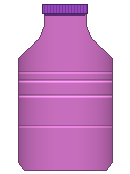
#> input picture test_bottles/hard_1.png, 130 x 174 px
$ python -i image_learning.py   (imports and definitions only)
#> lines starting #> are read from the running program, lines starting #| are printed output that depends on the picture
### objectlearn/paint.py
"""A paint screen the model can watch.

You paint objects, cut them into parts, and drag parts around.  The model is given what a perfect tracker would give
it for the things that are drawn, and nothing else: a set of small sensing patches that keep their identity as the
drawn things move, each patch's position and whether it is currently visible, and the rendered image.  The blank
canvas has no patches, so it is never an object.  The model is not told what exists, how you cut, or what is an object.
Objects are what touches, and a part of an object becomes its own object only when it is seen to move apart.

Each drawn thing, and each part you cut from it, is a rigid piece: a pixel mask and colours in its own frame plus an
integer offset.  Patches live on a grid in a piece's frame, so a piece carries its patches with it.  A patch is hidden
while another piece covers it.
"""
import base64

import cv2
import numpy as np
from scipy import ndimage

from .sim import Frame

PAPER = (236, 242, 244)          # BGR
MIN_PIECE_PIXELS = 30


# [10 lines left out: function shift, not called in this run]


class Piece:
    # [5 lines left out: function __init__, not called in this run]


class PaintWorld:
    def __init__(self, W=320, H=240, s=10, cap=2000):
        self.W, self.H, self.s, self.cap = W, H, s, cap
        self.gw, self.gh = W // s, H // s
        self.pieces, self.order = {}, []          # z order, bottom to top (the paper is not a piece)
        self.next_id, self.active, self.selected = 1, None, None
        self.n = 0                                 # patches exist only where something has been drawn
        self.p_piece = np.zeros(cap, int)
        self.p_local = np.zeros((cap, 2), float)

    # ----------------------------------------------------------------- helpers
    def _off(self, pid):
        return self.pieces[pid].off if pid in self.pieces else np.zeros(2, int)

    def _to_local(self, m, off):
        return shift(m, -int(off[0]), -int(off[1]))

    def _to_canvas(self, m, off):
        return shift(m, int(off[0]), int(off[1]))

    # [190 lines left out: functions _brush, render, new_object, _front, _drop_empty, stroke and 4 more, not called in this run]

    def drag(self, dx, dy):
        if self.selected in self.pieces:
            self.pieces[self.selected].off += np.array([int(round(dx)), int(round(dy))])

    def release(self):
        self.selected = None

    # ------------------------------------------------------------------- frame
    # [52 lines left out: functions detach, frame, not called in this run]


class PaintApp:
    """The world plus the model.  One call = one frame of the video the model sees."""

    def __init__(self, memory=None, W=320, H=240, s=10, cap=2000, mode="image", refresh_every=3, latent=False):
        from .session import Session
        self.mode, self.refresh_every = mode, refresh_every
        self.W, self.H, self.s, self.cap = W, H, s, cap
        self.world = PaintWorld(W, H, s, cap)
        self.session = Session(patches=cap, s=float(s), eps=1.3 * s, delta=4.0 * s, memory=None if latent else memory, mode=mode, refresh_every=refresh_every,
                               latent=bool(latent), latent_memory=memory if latent else None)

    # [25 lines left out: function apply, not called in this run]

    def explain(self, x, y):
        return self.session.explain(float(x), float(y))

    # [4 lines left out: function clear, not called in this run]

    def forget(self):
        self.world = PaintWorld(self.W, self.H, self.s, self.cap)
        self.session.forget()

    # [22 lines left out: function tick, not called in this run]

### experiments/image_learning.py
"""Repeat: add the bottle picture, cut the cap, drag it away.  After each round, probe with a fresh copy of the picture
(not moved, not cut) and see whether the model marks the cap/body seam and splits the cap off by itself.

    PYTHONPATH=. .venv/bin/python experiments/image_learning.py IMAGE.png [rounds] [cap_bottom_fraction] [vary]
"""
import sys

import cv2
import numpy as np

from objectlearn.paint import PaintApp

path = sys.argv[1]
rounds = int(sys.argv[2]) if len(sys.argv) > 2 else 12
cap_frac = float(sys.argv[3]) if len(sys.argv) > 3 else 0.135      # where the cap ends, as a fraction of image height
vary = (sys.argv[4] == "vary") if len(sys.argv) > 4 else False
# [1 line not run here, left out]
rng = np.random.default_rng(0)
MARK = len(sys.argv) > 6 and sys.argv[6] == "mark"
S = int(sys.argv[5]) if len(sys.argv) > 5 else 10
import os
# [1 line that did not run here, left out]
T = [0.0]


def tick(*a):
    T[0] += 0.1
    return app.tick(list(a), T[0])


def place():
    img = src
    if vary:
        k = rng.uniform(0.8, 1.0)
        img = cv2.resize(src, None, fx=k, fy=k, interpolation=cv2.INTER_AREA)
        hsv = cv2.cvtColor(img, cv2.COLOR_BGR2HSV).astype(int)
        hsv[..., 0] = (hsv[..., 0] + rng.integers(-8, 9)) % 180
        img = cv2.cvtColor(hsv.astype(np.uint8), cv2.COLOR_HSV2BGR)
        if rng.random() < .5:
            img = img[:, ::-1].copy()
    x = app.W / 2 + (rng.uniform(-30, 30) if vary else 0)
    pid = app.world.add_image(np.ascontiguousarray(img), np.full(img.shape[:2], 255, np.uint8), x=x)
    return pid


def cap_geometry(pid):
    m = app.world.pieces[pid].mask
    ys, xs = np.nonzero(m)
    y0, y1, x0, x1 = ys.min(), ys.max(), xs.min(), xs.max()
    return y0, y1, x0, x1, y0 + cap_frac * (y1 - y0)


def probe(i):
    app.clear()
    pid = place()
    y0, y1, x0, x1, ycut = cap_geometry(pid)
    for _ in range(4):
        r = tick()
    seams = r["seams"]
    near = [q for q in seams if abs((q[1] + q[3]) / 2 - ycut) < 8]
    far = len(seams) - len(near)
    pred = r["predicted"]
    capsep = any(o["box"][3] < ycut + 8 and o["box"][1] < y0 + 12 for o in pred) and len(pred) > 1
    print(f"after {i:2d} rounds: seam ticks at cap line {len(near):2d}, elsewhere {far:2d}, predicted objects {len(pred)}"
          f"{'  <- cap split off before any move' if capsep else ''}", flush=True)


def round_(i):
    app.clear()
    pid = place()
    y0, y1, x0, x1, ycut = cap_geometry(pid)
    for _ in range(3):
        r = tick()
    n0 = len(r["formal"])
    app.world.cut([[x0 - 4, ycut], [x1 + 4, ycut]], mark=MARK)
    tick()
    for _ in range(4):
        r = tick()
    tick({"t": "grab", "x": (x0 + x1) / 2, "y": (y0 + ycut) / 2 - 2})
    for _ in range(16):
        r = tick({"t": "drag", "dx": 5, "dy": -1})
    tick({"t": "release"})
    for _ in range(12):
        r = tick()
    return n0, len(r["formal"]), r["stats"]["samples"]


# [5 lines not run here, left out]

>>> import cv2
>>> picture = cv2.imread('../test_bottles/hard_1.png', cv2.IMREAD_GRAYSCALE)
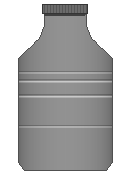
#> picture: shape (174, 130); min 53, max 255, mean 181.8
#> (the run stopped early here; a loop or call above may not have finished)

$ run again, on test_bottles/hard_3.png
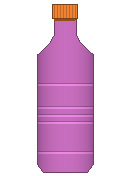
#> input picture test_bottles/hard_3.png, 130 x 176 px
#> `picture = cv2.imread('../test_bottles/hard_1.png', cv2.IMREAD_GRAYSCALE)`:
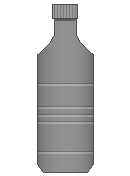
#> picture: shape (176, 130); min 76, max 255, mean 211.9
